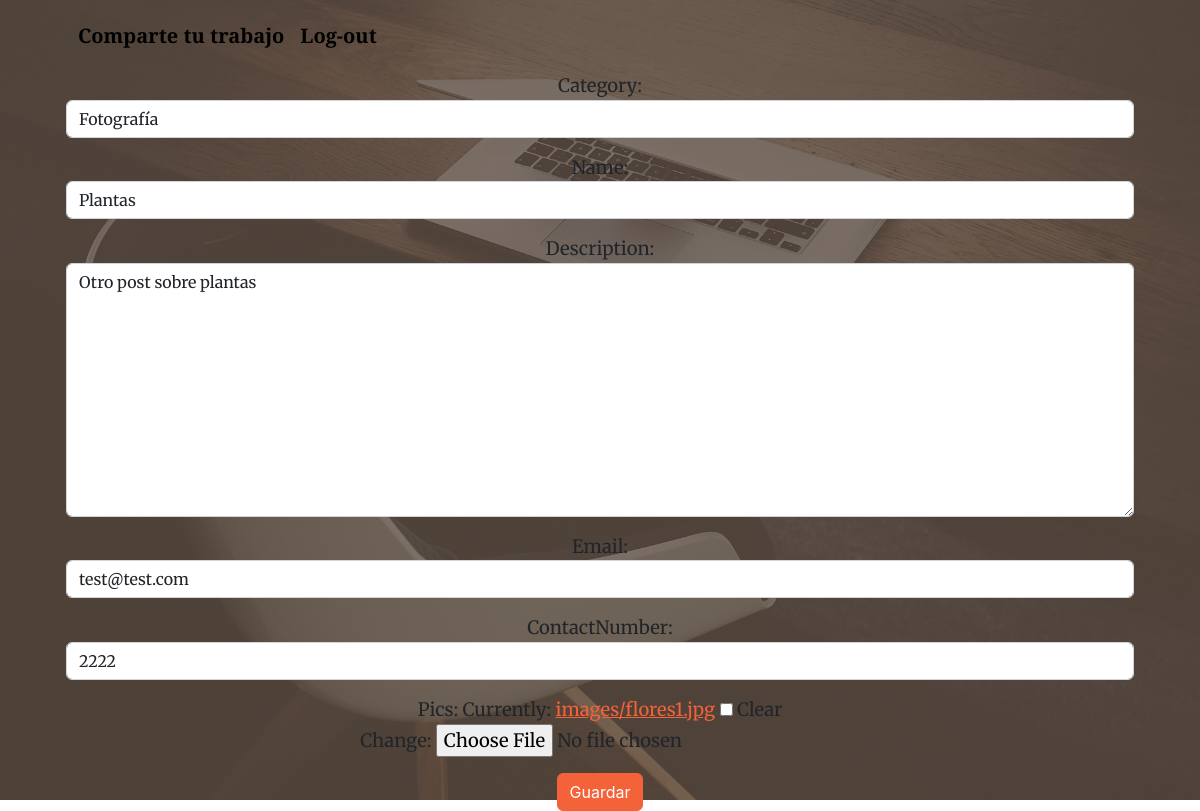
Page /ShowApp/artEditFoto/10/ (signed in) on the committed database.
### ShowApp/models.py (models this page shows, shortened)
class Art(models.Model):
    classification=(('fotografia','Fotografía'),
                    ('danza','Danza'),
                    ('dibujo_y_pintura', 'Dibujo y Pintura'),
                     ('manualidades', 'Manualidades'),
                      ('otro', 'Otro'))
    category= models.CharField(max_length=30, choices=classification, default='Fotografía')
    name=models.CharField(max_length=30)
    description=models.TextField(null=True, blank=True)
    date_publish=models.DateField (auto_now_add=True)
    contactNumber = models.IntegerField()
    email = models.EmailField()
    pics = models.ImageField(null=True, blank=True, upload_to="media/")

### ShowApp/views.py (the view)
# urls.py: path('artEditFoto/<int:pk>/', FotoUpdate.as_view(), name='ArtEditFoto'),
class FotoUpdate(LoginRequiredMixin, UpdateView):
    model = Art
    form_class = ArtEditFoto
    success_url = reverse_lazy('ArtReadFoto')
    context_object_name = 'fotografia'
    template_name = 'artEditFoto.html'

### ShowApp/forms.py
class ArtEditFoto(forms.ModelForm):
    class Meta:
        model = Art
        fields = ('category', 'name', 'description', 'email', 'contactNumber','pics')
        widgets = {
            'category' : forms.Select(attrs={'class': 'form-control'}),
            'name' : forms.TextInput(attrs={'class': 'form-control'}),
            'description' : forms.Textarea(attrs={'class': 'form-control'}),
            'contactNumber' : forms.TextInput(attrs={'class': 'form-control'}),
            'email' : forms.TextInput(attrs={'class': 'form-control'}),
        }

### ShowApp/templates/artEditFoto.html (shortened to what this page needs)
<!DOCTYPE html>
<html lang="en">
    <head>
        {% load static %}
        <link href="https://cdn.jsdelivr.net/npm/bootstrap-icons@1.5.0/font/bootstrap-icons.css" rel="stylesheet" />
        <link href="https://cdnjs.cloudflare.com/ajax/libs/SimpleLightbox/2.1.0/simpleLightbox.min.css" rel="stylesheet" />
        <link href="{% static '/css/styles.css' %}" rel="stylesheet" />
    </head>
    <body id="page-top">
        <nav class="navbar navbar-expand-lg navbar-light fixed-top py-3" id="mainNav">
            <div class="container px-4 px-lg-5">
                <a class="navbar-brand" href="{% url 'Home' %}" style="color: black">Comparte tu trabajo</a>
                {% if not request.user.is_authenticated %}
                <a class="navbar-brand" href="{% url 'login' %}" style="color: black">Log-in</a>
                <a class="navbar-brand" href="{% url 'register' %}" style="color: black">Sign-in</a>
                {% else %}
                <a class="navbar-brand" href="{% url 'logout' %}" style="color: black">Log-out</a>
                {% endif %}
            </div>
        </nav>
        <header class="masthead">
            <div class="container px-4 px-lg-5 h-100">
                <div class="row gx-4 gx-lg-5 h-100 align-items-center justify-content-center text-center">
                    <body>
                    <body>
                        <div class="container">
                            <div class="form-group">
                                <form method="post" enctype="multipart/form-data">{% csrf_token %}
                                    {{ form.as_p }}
                                    <button type="submit" class="btn btn-primary">Guardar</button>
                                </form>
                            </div>
                        </div>
                    </body>
                </div>
            </div>
        </header>
</html>

### rows in the picture
Art: category "Fotografía", name "Plantas", description "Otro post sobre plantas", email "test@test.com", contactNumber "2222"
